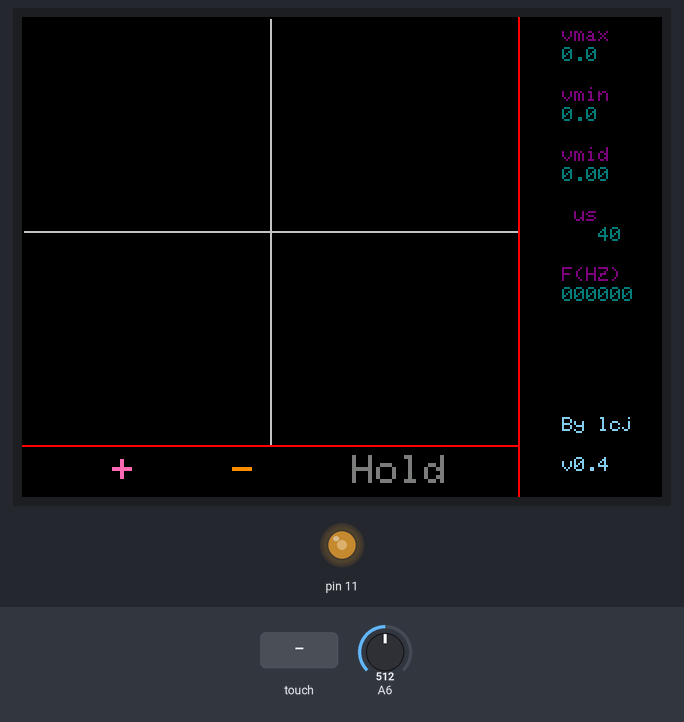
Bench run of a sketch on a simulated Arduino Uno, built with avr-gcc and run on an emulated ATmega328P. Parts: 320×240 colour display, output pins drawn as LEDs (lit = HIGH). Inputs (shaded band) come from the test bench; at power-on: A6 = 512. What the sketch prints to the serial monitor is not drawn.

Above: at 1.4 s.
1.5 s: touch panel pressed at 13 % / 90 % of its raw x / y range
At 1.53 s:
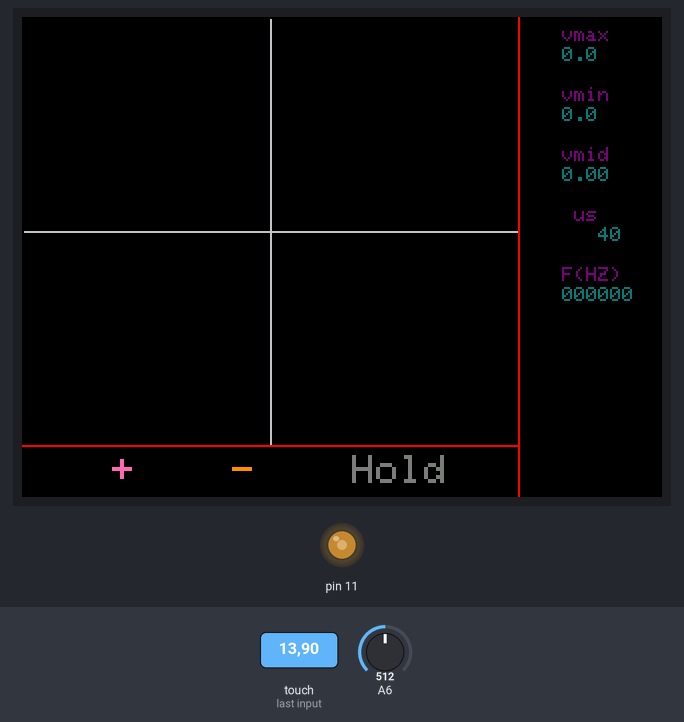
At 2.7 s:
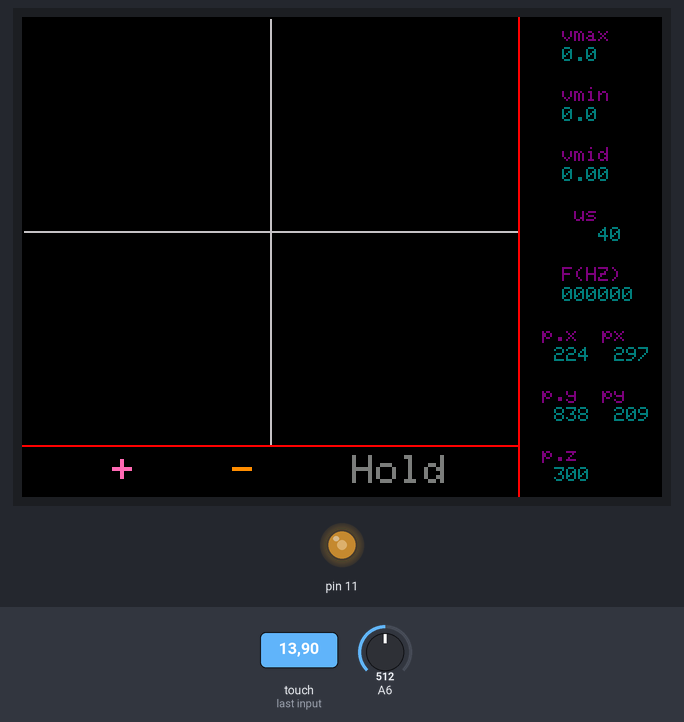
3.0 s: touch panel pressed at 13 % / 10 % of its raw x / y range
Timing chart, 0 to 6.0 s (numbered marks = the images above; inputs shaded):
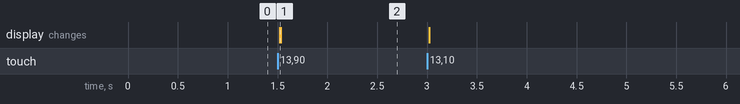

The sketch:

v0.4.ino
```cpp
#include <TimerOne.h> //定时器1
#include <TouchScreen.h> //触摸库
#include <LCDWIKI_GUI.h> //核心图形库
#include <LCDWIKI_KBV.h> //特定于硬件的库
LCDWIKI_KBV my_lcd(ILI9341, A3, A2, A1, A0, A4); //model,cs,cd,wr,rd,resett
#define YP A3  // must be an analog pin, use "An" notation! CS
#define XM A2  // must be an analog pin, use "An" notation! RS/cd
#define YM 9   // can be a digital pin
#define XP 8   // can be a digital pin
//x+ x-的电阻值
TouchScreen ts = TouchScreen(XP, YP, XM, YM, 300);
// 我们有一个状态栏，显示FONA是否正常工作
#define STATUS_X 10
#define STATUS_Y 65
//触屏校准、设置相关
int16_t px, py; //p.x,p.y转换后的值
//搞点颜色
#define BLACK     0x0000          //黑色    0,   0,   0
#define NAVY      0x000F          //深蓝色  0,   0, 127
#define DGREEN    0x03E0          //深绿色  0,  127,  0
#define DCYAN     0x03EF          //深青色  0,  127, 127
#define MAROON    0x7800          //深红色  127,   0,   0
#define PURPLE    0x780F          //紫色    127,   0, 127
#define OLIVE     0x7BE0          //橄榄绿  127, 127,   0
#define LGRAY     0xC618          //灰白色  192, 192, 192
#define DGRAY     0x7BEF          //深灰色  127, 127, 127
#define BLUE      0x001F          //蓝色    0,   0, 255
#define GREEN     0x07E0          //绿色    0, 255,   0
#define CYAN      0x07FF          //青色    0, 255, 255
#define RED       0xF800          //红色    255,   0,   0
#define MAGENTA   0xF81F          //品红    255,   0, 255
#define YELLOW    0xFFE0          //黄色    255, 255, 0
#define WHITE     0xFFFF          //白色    255, 255, 255
#define PINK      0xD2F5          //粉红色
#define fc1 PURPLE                //变量名 紫色
#define fc2 DCYAN                 //数值 深青色
//三个按钮的X轴坐标
#define incremental 60                       //间隔
#define add_key_x 45                         //加按钮
#define reduce_key_x add_key_x+incremental   //减按钮
#define hold_key_x reduce_key_x+incremental  //保存按钮
//显示、触屏标志位
boolean coordinates = 0;        //显示坐标的标志位
uint8_t display_state = 1;      //显示界面的标志位
uint8_t display_touch = 1;      //显示界面触摸的标志位
#define MainDisplay      1      //主界面
//时间操作
uint32_t key_time = 0;         //按键延迟的对比时间
//波形处理
#define VCC_REFER  5.0                //基准电压
uint8_t ad_mid;                       //中间电压的AD值
float v_max, v_min, v_mid, vpp;       //最大电压 最小电压 中间电压 电压宽度
uint32_t Freq;                        //频率
int re1, re2, re_diff;                //第一个上升沿的位置，第二个上升沿位置，位置差值
#define SAMPLING_FREQUENCY 500        //采样次数
uint8_t Buffer[SAMPLING_FREQUENCY];   //采样缓存数组
uint16_t sta;                         //波形变换
uint8_t Y1[SAMPLING_FREQUENCY / 2];   //处理后，上一次的波形存储
uint8_t Y0[SAMPLING_FREQUENCY / 2];   //处理后，现在的波形存储
volatile uint16_t ad_count = 0;       //中断次数记录
volatile uint16_t sampling_time = 40; //采样时间
boolean hold = 0;                     //保持按钮标志位

void setup()
{
  Serial.begin(115200);

  my_lcd.Init_LCD();         //屏幕初始化
  my_lcd.Fill_Screen(BLACK); //设置黑色背景
  my_lcd.Set_Rotation(1);    //设置屏幕的旋转旋转90度，即横屏显示

  //ADMUX = 0xe6;  //1110 0110 ,基准电压选择1.1v 选择A6作为输入
  //ADMUX = 0x66;  //0110 0110 ,基准电压选择vcc的电压 选择A6作为输入
  bitWrite(ADCSRA, ADPS2, 0);
  bitWrite(ADCSRA, ADPS1, 1);
  bitWrite(ADCSRA, ADPS0, 0);

  Serial.print("ADMUX "); read_register(ADMUX);     //0110 0101
  Serial.print("ADCSRA ");  read_register(ADCSRA);  //1000 0011
  Serial.print("ADCSRB ");  read_register(ADCSRB);  //0000 0000
  Serial.print("TCCR1A ");  read_register(TCCR1A);  //0000 0001
  Serial.print("TCCR1B ");  read_register(TCCR1B);  //0000 0011
  Serial.print("TCCR1C ");  read_register(TCCR1C);  //0000 0000
  Timer1.attachInterrupt(time1_sampling); // 设置中断的运行函数
  analogWrite(11, 126); //11引脚输出50%490HZ的方波
}

void loop()
{
  touch();
  main_display();

  /*Serial.print("v_max:");
    Serial.println(v_max);
    Serial.print("v_min:");
    Serial.println(v_min);
    Serial.print("v_mid:");
    Serial.println(v_mid);
    Serial.print("vpp:");
    Serial.println(vpp);
    Serial.println("------------");
  */
}
//读取指定寄存器的值，b=寄存器名称
void read_register(byte b)
{
  byte every[8];
  for (uint8_t i = 0; i < 8; i++)
  {
    every[i] = bitRead(b, i);
  }
  Serial.print(b);
  Serial.print(" ");
  for (int8_t i = 7; i >= 0; i--)
  {
    Serial.print(every[i]);
    if (i == 4) Serial.print(" ");
  }
  Serial.println();
  Serial.println();
}
//中断采样
void time1_sampling()
{
  ADMUX = 0x66;                   //设置基准电压为5V，启用A6端口输入
  //开始采样
  bitSet(ADCSRA, ADSC);           //ADSC写1启动AD转换
  while (!(ADCSRA & 1 << ADIF));  //转换完成ADIF会置1
  Buffer[ad_count] = ADCH;        //ADC转换得到的值
  ad_count++;
  if (ad_count == SAMPLING_FREQUENCY) Timer1.stop();
}
```

Sampling.ino
```cpp
//采样
void sampling()
{
  //初始化
  ADMUX = 0x65;                //设置基准电压为5V，启用A5端口输入
  //bitWrite(ADCSRA, ADATE, 1);  //ADC自动触发启用
  /*ADCSRB = B00000101;          //定时计数1比较匹配B Timer/Counter1 Compare Match B
  OCR1B = 100;
  TCCR1A = B00000000;          //定时器1设置CTC模式 ，正常端口操作，OC1A/OC1B断开
  TCCR1B = B00001010;          //分频比为1 中断频率=16000000/分频比/OCR1B*/
  //开始采样
  for (uint16_t i = 0; i < SAMPLING_FREQUENCY; i++)
  {
    bitSet(ADCSRA, ADSC);           //ADSC写1启动AD转换
    while (!(ADCSRA & 1 << ADIF)); //转换完成ADIF会置1
    Buffer[i] = ADCH;              //ADC转换得到的值
    //delayMicroseconds(50);
  }
  //TCCR1B = B00001000;          //关闭中断
  //bitWrite(ADCSRA, ADATE, 0);  //ADC自动触发关闭
}
```

Touch.ino
```cpp
void touch()
{
  TSPoint p = ts.getPoint();
  pinMode(XM, OUTPUT);
  pinMode(YP, OUTPUT);
  if (p.z < 800 && p.z > 100 && p.x < 1020 && p.x > 60 && p.y < 1020 && p.y > 60)
  {
    py = map(p.x, 910, 125, 0, 240);
    px = map(p.y, 85, 895, 0, 320);
    uint16_t x = 260;
    uint8_t y = 155;
    if (coordinates == 1)
    {
      show_string("p.x", x, y, 1, fc1, BLACK, 1);
      show_string_no_fc("px", x + 30, y, 1, BLACK, 1);
      show_string_no_fc("p.y", x, y + 30 , 1, BLACK, 1);
      show_string_no_fc("py", x + 30, y + 30, 1, BLACK, 1);
      show_string_no_fc("p.z", x, y + 60, 1, BLACK, 1);

      show_number_int(p.x, x, y + 10, 1, fc2, BLACK  , 0);
      show_number_int(px, x + 30, y + 10, 1, fc2, BLACK  , 0);
      show_number_int(p.y, x, y + 40, 1, fc2, BLACK  , 0);
      show_number_int(py, x + 30, y + 40, 1, fc2, BLACK  , 0);
      show_number_int(p.z, x, y + 70, 1, fc2, BLACK  , 0);

    }
    if (int32_t(millis() - key_time) > 50)
    {
      if (px < add_key_x + 20 && px > add_key_x - 10 && py < 240 && py > 215) //按下+
      {
        sampling_time += 10;
        if (sampling_time == 25) sampling_time = 20;
        key_time = millis();
      }
      else if (px < reduce_key_x + 20 && px > reduce_key_x - 10 && py < 240 && py > 215) //按下-
      {
        sampling_time -= 10;
        if (sampling_time < 15) sampling_time = 15;
        key_time = millis();
      }
      else if (px < hold_key_x + 50 && px > hold_key_x - 10 && py < 240 && py > 215) //按下hold
      {
        hold = !hold;                //反转状态
        display_state = MainDisplay; //刷新界面
        if (hold == 0) Timer1.initialize(sampling_time); //启动中断，us
        //记录时间，1.2秒后才能按，防止按太快
        key_time = millis() ;
        key_time = key_time + 1200;
      }
      else if (px < 319 && px > x  && py < 239 && py > y) //按下坐标
      {
        coordinates = !coordinates;  //反转状态
        display_state = MainDisplay; //刷新界面
         key_time = millis() ;
        key_time = key_time + 1200;
      }
    }
  }
}
```

draw_waveform.ino
```cpp
//画波形
void draw_waveform()
{
  if (ad_count == SAMPLING_FREQUENCY && hold == 0)
  {
    data_processing(); //计算参数
    //波形变换处理
    for (sta = 0; sta < SAMPLING_FREQUENCY / 2; sta++)
    {
      if (Buffer[sta] < ad_mid && Buffer[sta + 2] > ad_mid)
        break;
    }
    for (uint16_t i = 0; i < SAMPLING_FREQUENCY / 2; i++)
      Y0[i] =  160  - (Buffer[i + sta] >> 1); //暂时没搞明白
    //画波形方法
    for (uint16_t x = 1; x < (SAMPLING_FREQUENCY / 2 - 2); x++)
    {
      //清除上一次波形
      my_lcd.Set_Draw_color(BLACK);
      my_lcd.Draw_Line(x, Y1[x], x, Y1[x + 1]); //画线
      //画现在的波形
      my_lcd.Set_Draw_color(YELLOW);
      my_lcd.Draw_Line(x,  Y0[x], x, Y0[x + 1]); //画线
      Y1[x] = Y0[x]; //将现在的波形存储为旧波形
    }
    //画完波形重新开始采样
    if (hold == 0) {
      ad_count = 0;
      Timer1.initialize(sampling_time);  //启动中断，us
    }
  }
}
//计算参数
void data_processing()
{
  v_max = Buffer[0];
  v_min = Buffer[0];
  //找到最大最小值
  for (uint16_t i = 0; i < SAMPLING_FREQUENCY; i++)
  {
    if (Buffer[i] > v_max) v_max = Buffer[i];
    if (Buffer[i] < v_min) v_min = Buffer[i];
  }
  ad_mid = (v_max + v_min) / 2;         //计算中间的AD值
  v_max = v_max * (VCC_REFER / 255.0);  //计算最大电压
  v_min = v_min * (VCC_REFER / 255.0);  //计算最小电压
  v_mid = (v_max + v_min) / 2;          //计算中间电压
  vpp = (v_max - v_min);                //计算电压宽度
  /*for (uint16_t i = 0; i < SAMPLING_FREQUENCY; i++)
    {
    if (Buffer[i] > v_mid) i1++;
    if (Buffer[i] < v_mid) i2++;
    }*/
  //计算频率的方法
  //找到第一个上升沿
  for (uint16_t i = 0; i < (SAMPLING_FREQUENCY / 2 - 1); i++)
  {
    if (Buffer[i] < ad_mid && Buffer[i + 1] >= ad_mid)
    {
      re1 = i;
      break;
    }
  }
  //找到第二个上升沿
  for (uint16_t i = re1 + 1; i < (SAMPLING_FREQUENCY / 2 + re1); i++)
  {
    if (Buffer[i] < ad_mid && Buffer[i + 1] >= ad_mid)
    {
      re2 = i;
      break;
    }
  }
  re_diff = re2 - re1; //计算两个上升沿的差值
  //通过差值计算出频率
  if (re_diff > 0)
    Freq = 1000000 / (re_diff * sampling_time);
  else
    Freq = 0;
}
```

main_display.ino
```cpp
void main_display()
{
  uint16_t x = 270;
  uint8_t y = 5;
  if (display_state == MainDisplay)
  {
    //画框框
    my_lcd.Set_Draw_color(RED);
    my_lcd.Draw_Fast_HLine(0, 214, 248); //画水平线
    my_lcd.Draw_Fast_VLine(248, 0, 319); //画垂直线
    //打印参数名称
    my_lcd.Set_Text_colour(fc1);
    show_string_no_fc("vmax", x, y + 0, 1, BLACK, 0);
    show_string_no_fc("vmin", x, y + 30, 1, BLACK, 0);
    show_string_no_fc("vmid", x, y + 60, 1, BLACK, 0);
    show_string_no_fc("us", x + 6, y + 90, 1, BLACK, 0);
    show_string_no_fc("F(HZ)", x, y + 120, 1, BLACK, 0);
    //show_string_no_fc("hold", x, y + 150, 1, BLACK, 0);
    //画3个按钮
    my_lcd.Set_Text_colour(255, 105, 180); //热情的粉红
    show_string_no_fc("+", add_key_x, 219, 2, BLACK, 0);
    my_lcd.Set_Text_colour(255, 140, 0); //深橙色
    show_string_no_fc("-", reduce_key_x, 219, 2, BLACK, 0);
    if (hold == 1) {
      my_lcd.Set_Text_colour(124, 252, 0); //草坪绿
      show_string_no_fc("Hold", hold_key_x, 219, 2, BLACK, 0);
    }
    else {
      my_lcd.Set_Text_colour(DGRAY); //深灰色
      show_string_no_fc("Hold", hold_key_x, 219, 2, BLACK, 0);
    }
    if (coordinates == 0) {
      my_lcd.Fill_Rect(250, 155, 69, 84, BLACK);
      my_lcd.Set_Text_colour(135, 206, 235); //天蓝色
      show_string_no_fc("By lcj", 270, 200, 1, BLACK, 0);
      show_string_no_fc("v0.4", 270, 220, 1, BLACK, 0);
    }
    else my_lcd.Fill_Rect(250, 155, 69, 84, BLACK);

    display_state = 0;
  }
  //画出波形
  draw_waveform();
  //画坐标
  my_lcd.Set_Draw_color(LGRAY); //灰白色
  my_lcd.Draw_Fast_HLine(1, 107, 247); //画水平线
  my_lcd.Draw_Fast_VLine(124, 1, 213); //画垂直线
  //打印参数变量
  my_lcd.Set_Text_Mode(0);             //设置文本的重叠模式 0不重叠，1重叠
  my_lcd.Set_Text_Size(1);             //设置字体大小
  my_lcd.Set_Text_colour(fc2);        //设置字体颜色
  my_lcd.Set_Text_Back_colour(BLACK);  //设置字体背景颜色
  my_lcd.Print_Number_Float(v_max, 1, x, y + 10, '.', 0, ' ');
  my_lcd.Print_Number_Float(v_min, 1, x, y + 40, '.', 0, ' ');
  my_lcd.Print_Number_Float(v_mid, 2, x, y + 70, '.', 0, ' ');
  my_lcd.Print_Number_Int(sampling_time, x, y + 100, 5, ' ', 10);
  my_lcd.Print_Number_Int(Freq, x, y + 130, 6, '0', 10);
  /*my_lcd.Print_Number_Int(hold, x, y + 160, 4, ' ', 10);
    my_lcd.Print_Number_Int(millis(), x, y + 180, 4, ' ', 10);
    my_lcd.Print_Number_Int(key_time, x, y + 190, 4, ' ', 10);
    my_lcd.Print_Number_Int(millis() - key_time, x, y + 200, 4, ' ', 10);*/

}
```

draw_config.ino
```cpp
//指定位置画字符
void show_string(uint8_t *str, int16_t x, int16_t y, uint8_t csize, uint16_t fc, uint16_t bc, boolean mode0)
{
  my_lcd.Set_Text_Mode(mode0); //设置文本的重叠模式 0不重叠，1重叠
  my_lcd.Set_Text_Size(csize); //设置字体大小
  my_lcd.Set_Text_colour(fc); //设置文本颜色值
  my_lcd.Set_Text_Back_colour(bc);  //设置文本背景颜色值
  my_lcd.Print_String(str, x, y); //在指定的坐标处打印常量字符串,可以使用LEFT ,CENTER, RIGHT文字作为x坐标来对齐屏幕上的字符串
}
//指定位置画字符,无字体颜色定义
void show_string_no_fc(uint8_t *str, int16_t x, int16_t y, uint8_t csize, uint16_t bc, boolean mode0)
{
  my_lcd.Set_Text_Mode(mode0); //设置文本的重叠模式 0不重叠，1重叠
  my_lcd.Set_Text_Size(csize); //设置字体大小
  my_lcd.Set_Text_Back_colour(bc);  //设置文本背景颜色值
  my_lcd.Print_String(str, x, y); //在指定的坐标处打印常量字符串,可以使用LEFT ,CENTER, RIGHT文字作为x坐标来对齐屏幕上的字符串
}

//指定位置画整数
void show_number_int(long num, int16_t x, int16_t y, uint8_t csize, uint16_t fc, uint16_t bc, boolean mode0)
{
  my_lcd.Set_Text_Mode(mode0);
  my_lcd.Set_Text_Size(csize);
  my_lcd.Set_Text_colour(fc);
  my_lcd.Set_Text_Back_colour(bc);
  my_lcd.Print_Number_Int(num, x, y, 4, ' ', 10);
}

//指定位置画浮点数
void show_number_float(double num, int16_t x, int16_t y, uint8_t csize, uint16_t fc, uint16_t bc, boolean mode0)
{
  my_lcd.Set_Text_Mode(mode0);
  my_lcd.Set_Text_Size(csize);
  my_lcd.Set_Text_colour(fc);
  my_lcd.Set_Text_Back_colour(bc);
  my_lcd.Print_Number_Float(num,0, x, y, '.', 0, ' ');
}
```

Measured:
- after the input at 1.5 s, the display: changes at once (image 1)
